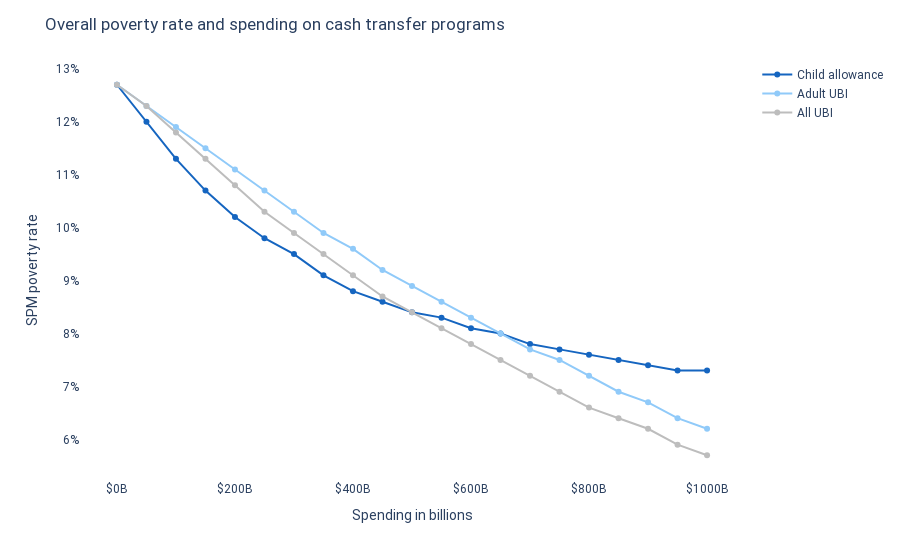

Notebook source saved alongside this figure:
### Markdown cell above
# How much UBI spending should go to children?

*By Nate Golden and Will Fedder, 2021-01-19*

While the idea of a universal basic income has been around for centuries, it was recently brought into mainstream American political discourse by 2020 Presidential candidate Andrew Yang. Yang centered his campaign around paying every adult citizen \$1,000 each month. Many other countries take the opposite approach, providing monthly payments for each child (known as a ["child allowance"](http://child-allowance.ubicenter.org)), and US lawmakers have proposed [similar policies](https://www.vox.com/future-perfect/2019/3/6/18249290/child-poverty-american-family-act-sherrod-brown-michael-bennet). Here we explore which approach is more effective at reducing poverty and inequality.

In a [July 2020 post](https://blog.ubicenter.org/20200707/adult_child_ubi.html), we found that a child allowance would be more effective at reducing poverty than an adult UBI, for spending levels up to \$500 billion, at which point a UBI for both children and adults before more effective; adult-only UBI was never the best option. But those three options--adults only, kids only, and equal for adults and kids--aren't the only ones available. In this post, we calculate the optimal ratios of adult to child UBIs, depending on the total spending and objective.

### Code cell
import pandas as pd
import numpy as np
import plotly.express as px
import plotly.graph_objects as go
# import microdf as mdf

# Turn off display bar
CONFIG = {'displayModeBar': False}

# Define UBI Center colors
BLUE = '#1976D2'
DARK_BLUE = '#1565C0'
LIGHT_BLUE = '#90CAF9'
GRAY = '#BDBDBD'
BARELY_BLUE = '#E3F2FD'

july_post = pd.read_csv('https://github.com/ngpsu22/blog/raw/master/july_2020.csv')

colors = {0:DARK_BLUE,
       1: LIGHT_BLUE,
       2: GRAY}

fig = px.line(july_post, 
              x='spending_in_billions', 
              y='poverty_rate', color='ubi_type',
                 color_discrete_map={'Child allowance': DARK_BLUE,
                        'Adult UBI': LIGHT_BLUE,
                        'All UBI': GRAY})
fig.update_layout(
    title='Overall poverty rate and spending on cash transfer programs',
    xaxis_title='Spending in billions',
    yaxis_title='SPM poverty rate',
    yaxis_ticksuffix='%',
    font=dict(family='Roboto'),
    hovermode='x',
    xaxis_tickprefix='$',
    xaxis_ticksuffix='B',
    plot_bgcolor='white',
    legend_title_text='',
        
    )

fig.update_traces(mode='markers+lines', hovertemplate=None)

fig.show(config=CONFIG)

### Figure 1 — Plotly figure (JSON) as saved in the notebook; plotly's stock layout.template omitted (floating-point values rounded to 4 significant figures)
{"data": [{"legendgroup": "Child allowance", "line": {"color": "#1565C0", "dash": "solid"}, "mode": "markers+lines", "name": "Child allowance", "orientation": "v", "showlegend": true, "type": "scatter", "x": [0, 50, 100, 150, 200, 250, 300, 350, 400, 450, 500, 550, 600, 650, 700, 750, 800, 850, 900, 950, 1000], "xaxis": "x", "y": [12.7, 12, 11.3, 10.7, 10.2, 9.8, 9.5, 9.1, 8.8, 8.6, 8.4, 8.3, 8.1, 8, 7.8, 7.7, 7.6, 7.5, 7.4, 7.3, 7.3], "yaxis": "y"}, {"legendgroup": "Adult UBI", "line": {"color": "#90CAF9", "dash": "solid"}, "mode": "markers+lines", "name": "Adult UBI", "orientation": "v", "showlegend": true, "type": "scatter", "x": [0, 50, 100, 150, 200, 250, 300, 350, 400, 450, 500, 550, 600, 650, 700, 750, 800, 850, 900, 950, 1000], "xaxis": "x", "y": [12.7, 12.3, 11.9, 11.5, 11.1, 10.7, 10.3, 9.9, 9.6, 9.2, 8.9, 8.6, 8.3, 8, 7.7, 7.5, 7.2, 6.9, 6.7, 6.4, 6.2], "yaxis": "y"}, {"legendgroup": "All UBI", "line": {"color": "#BDBDBD", "dash": "solid"}, "mode": "markers+lines", "name": "All UBI", "orientation": "v", "showlegend": true, "type": "scatter", "x": [0, 50, 100, 150, 200, 250, 300, 350, 400, 450, 500, 550, 600, 650, 700, 750, 800, 850, 900, 950, 1000], "xaxis": "x", "y": [12.7, 12.3, 11.8, 11.3, 10.8, 10.3, 9.9, 9.5, 9.1, 8.7, 8.4, 8.1, 7.8, 7.5, 7.2, 6.9, 6.6, 6.4, 6.2, 5.9, 5.7], "yaxis": "y"}], "layout": {"font": {"family": "Roboto"}, "hovermode": "x", "legend": {"title": {"text": ""}, "tracegroupgap": 0}, "margin": {"t": 60}, "plot_bgcolor": "white", "title": {"text": "Overall poverty rate and spending on cash transfer programs"}, "xaxis": {"anchor": "y", "domain": [0, 1], "tickprefix": "$", "ticksuffix": "B", "title": {"text": "Spending in billions"}}, "yaxis": {"anchor": "x", "domain": [0, 1], "ticksuffix": "%", "title": {"text": "SPM poverty rate"}}}}
